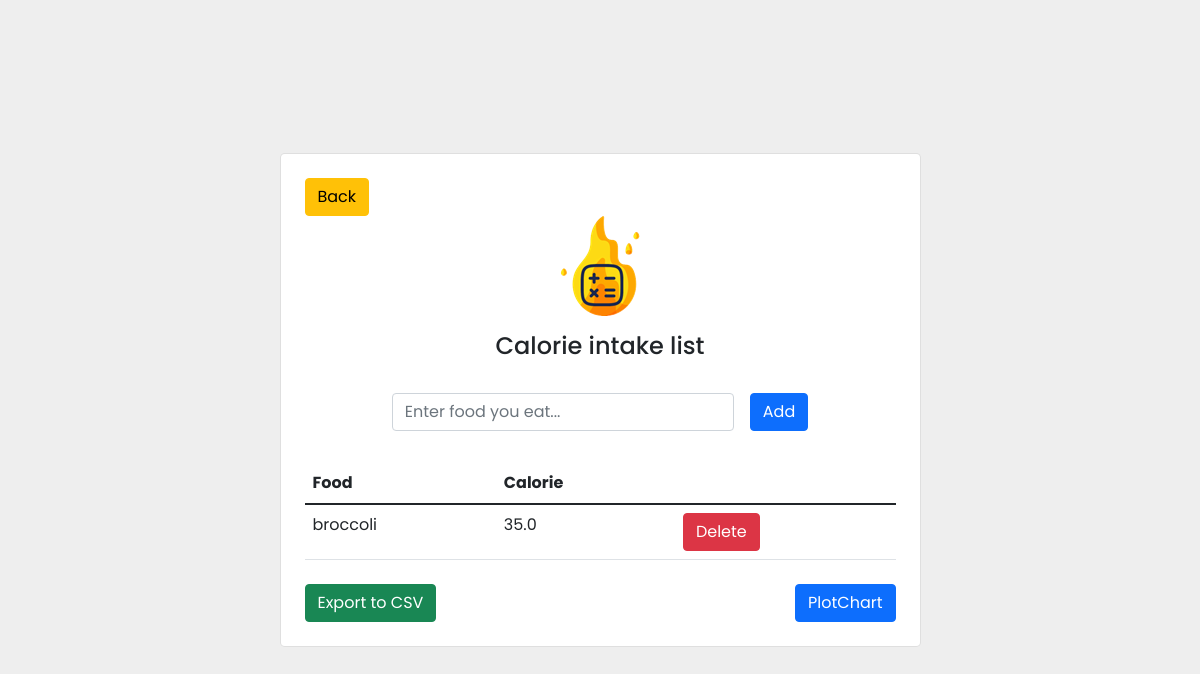
Before: /calcom/ (signed in) with the older database file.
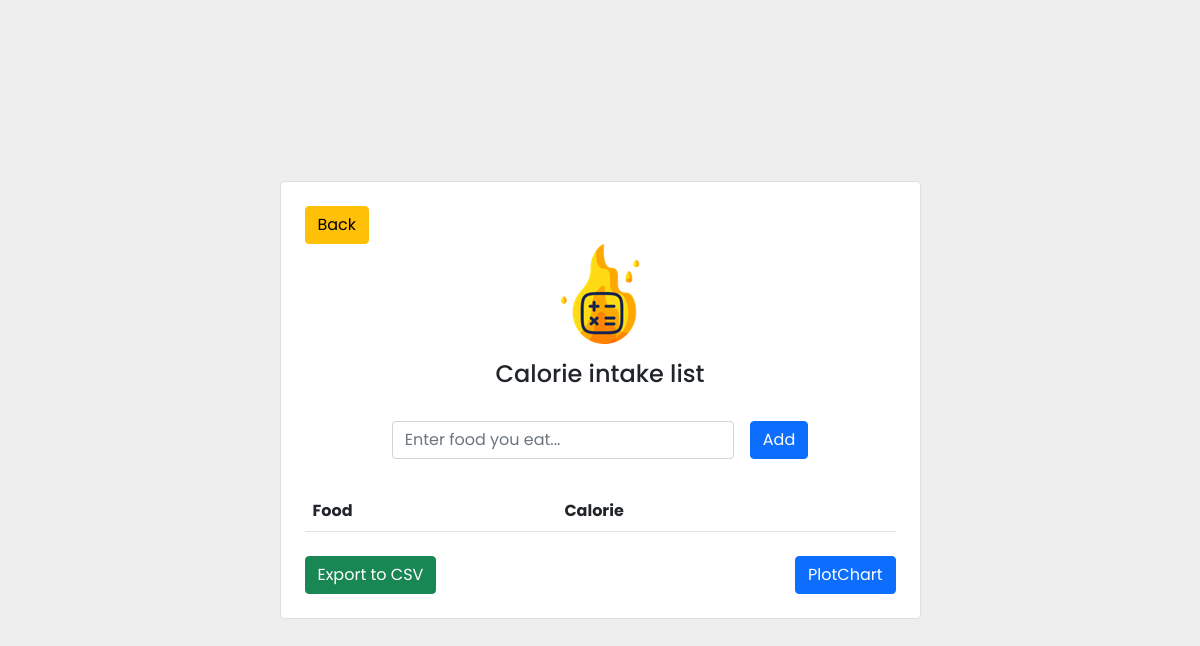
After: the same page with the newer database file.
### CaloriePage/models.py (models this page shows, shortened)
class caloriesConsumption(models.Model):
    user = models.ForeignKey(User, on_delete=models.CASCADE, null=True, blank=True)
    foodName = models.CharField(max_length=200)
    status = models.BooleanField(default=False)
    foodCalorie = models.TextField(null = True, blank = True)
    class Meta:
        ordering = ['status']

### CaloriePage/views.py (the view, shortened to what this page needs)
# urls.py: path('calcom/', views.calcom,name='calcom'),
def calcom(request):
    foodCalorie = None
    allFoods = caloriesConsumption.objects.filter(user=request.user)
    context = {
        'foods': allFoods,
        'foodCalorie': foodCalorie
    }
    return render(request, 'calcom.html', context)

### CaloriePage/templates/calcom.html (shortened to what this page needs)
{% load static %} {%load mathfilters%} {%load humanize%}
<!DOCTYPE html>
<head>
</head>
<link rel="stylesheet" href="https://cdn.jsdelivr.net/npm/bootstrap@5.1.3/dist/css/bootstrap.min.css">
<section class="vh-100" style="background-color: #eee;">
    <div class="container py-5 h-100">
      <div class="row d-flex justify-content-center align-items-center h-100">
        <div class="col col-lg-9 col-xl-7">
          <div class="card rounded-3">
            <div class="card-body p-4">
              <a href="{% url 'home' %}">
                <button type="button" class="btn btn-warning">Back</button>
              </a>
              <img src="{% static 'images/LogoFs.png'%}" style="display: block; margin-left: auto; margin-right: auto;" />
              <h4 class="text-center my-3 pb-3">Calorie intake list</h4>
              <form method="POST" class="row row-cols-lg-auto g-3 justify-content-center align-items-center mb-4 pb-2">
                <div class="col-12">
                  <div class="form-outline">
                    <input type="text" id="form1" class="form-control" name="query" placeholder="Enter food you eat..."/>
                  </div>
                </div>
                <div class="col-12">
                  <button type="submit" class="btn btn-primary">Add</button>
                </div>
              </form>
              <table class="table mb-4">
                <thead>
                  <tr>
                    <th scope="col">Food</th>
                    <th scope="col">Calorie</th>
                  </tr>
                </thead>
                <tbody>
                  {% for i in foods %}
                    <tr>
                      <td>
                        {% if i.foodName %}
                          {{ i.foodName }}
                        {% else %}
                          None
                        {% endif %}
                      </td>
                        <td>
                        {{ i.foodCalorie }}
                        </td>
                      <td>
                        {% if i.foodName %}
                          <a href="{% url 'delete' i.foodName %}">
                            <button type="submit" class="btn btn-danger">Delete</button>
                          </a>
                        {% endif %}
                      </td>
                    </tr>
                  {% endfor %}
                </tbody>
              </table>
              <div class="row">
                <div class="col text-start">
                  <a href="{% url 'csvExport' %}">
                    <button type="button" class="btn btn-success">Export to CSV</button>
                  </a>
                </div>
                <div class="col text-end">
                  <a href="{% url 'plotChart' %}">
                    <button type="button" class="btn btn-primary">PlotChart</button>
                  </a>
                </div>
              </div>
              </div>
              </div>
              </div>
            </div>
          </div>
  </section>
  </html>

Changed rows visible on the page:
removed caloriesConsumption: foodName "broccoli", foodCalorie "35.0", shows "Delete"
